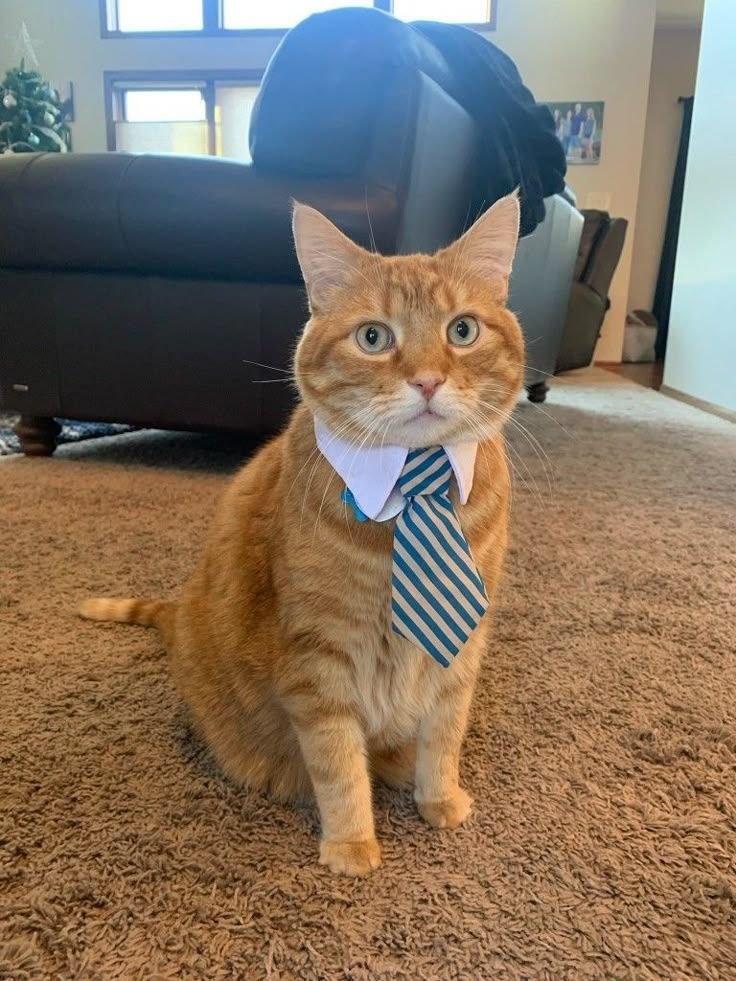
#> input picture Bilateral/kot.jpg, 736 x 981 px
$ jupyter execute HPC_Lab_bilateral.ipynb   (shell and % lines are left out)
#> lines starting #> are read from the running program, lines starting #| are printed output that depends on the picture
[cell 1]
from google.colab import files
uploaded = files.upload()
#> the answer given: kot.jpg

[cell 2]
from PIL import Image

img = Image.open("kot.jpg")
#> img is the input picture: PIL image 736x981 RGB; mean R, G, B 129.9, 114.2, 97.1
gray = img.convert("L")
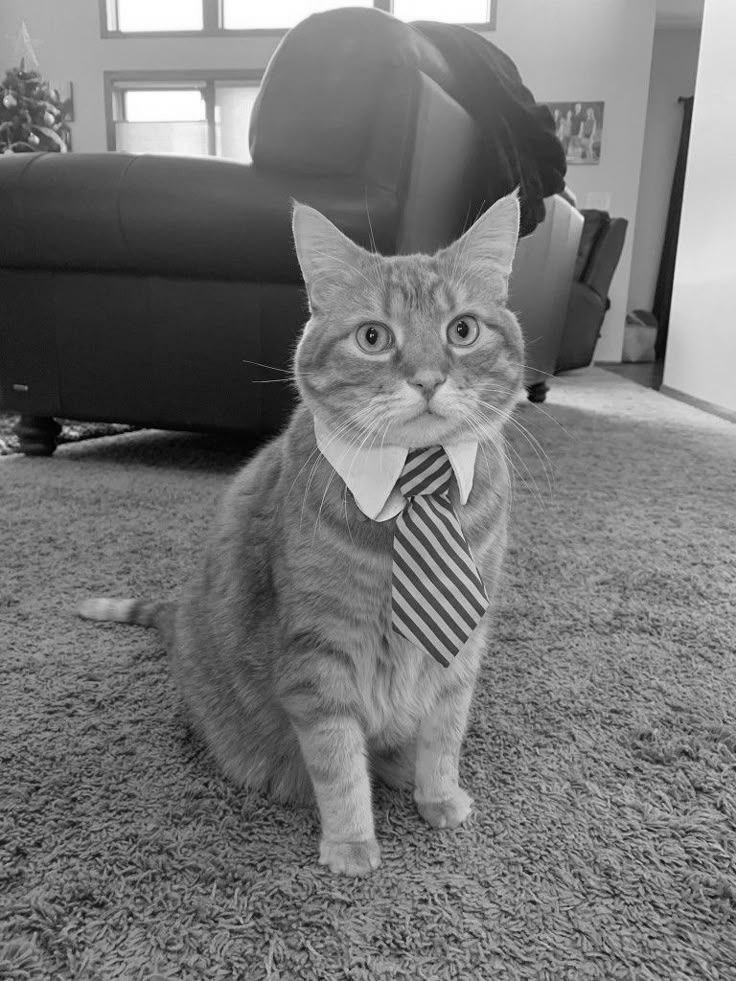
#> gray: PIL image 736x981 L; min 0, max 255, mean 116.9
gray.save("input.bmp")
